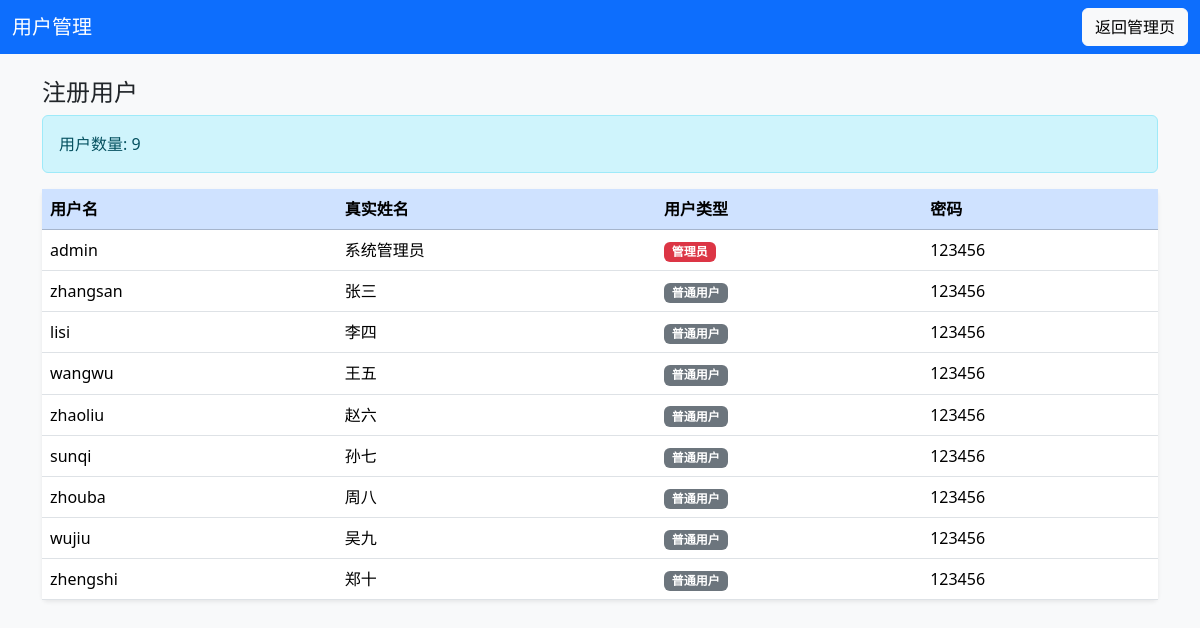
Page /user_manager (signed in) on the committed database.
### tables this page shows
CREATE TABLE users (
        id INTEGER PRIMARY KEY AUTOINCREMENT,
        username TEXT UNIQUE NOT NULL,
        realname TEXT,
        user_type TEXT,
        password TEXT
    );

### routes/user_routes.py (the view)
@router.get("/user_manager", response_class=HTMLResponse)
async def user_manager(
    request: Request,
    user: dict = Depends(login_required),
    db: sqlite3.Connection = Depends(get_db)
):
    c = db.cursor()
    c.execute("SELECT username, realname, user_type, password FROM users")
    users = c.fetchall()
    users_list = []
    for user_row in users:
        users_list.append({
            'username': user_row[0],
            'realname': user_row[1],
            'user_type': user_row[2],
            'password': user_row[3]
        })
    return templates.TemplateResponse("user_manager.html", {
        "request": request,
        "users": users_list,
        "user": user
    })

### templates/user_manager.html (shortened to what this page needs)
<!DOCTYPE html>
<html lang="zh-CN">
<head>
  <link href="https://cdn.jsdelivr.net/npm/bootstrap@5.3.2/dist/css/bootstrap.min.css" rel="stylesheet">
</head>
<body class="bg-light">
  <nav class="navbar navbar-dark bg-primary">
    <div class="container-fluid">
      <span class="navbar-brand mb-0 h1">用户管理</span>
      <a href="/admin" class="btn btn-light">返回管理页</a>
    </div>
  </nav>
  <div class="container mt-4">
    <h4>注册用户</h4>
    <div class="alert alert-info">
      用户数量: {{ users|length }}
    </div>
    <table class="table table-hover bg-white rounded shadow-sm">
      <thead class="table-primary">
        <tr>
          <th>用户名</th>
          <th>真实姓名</th>
          <th>用户类型</th>
          <th>密码</th>
        </tr>
      </thead>
      <tbody>
        {% for u in users %}
        <tr>
          <td>{{ u.username }}</td>
          <td>{{ u.realname }}</td>
          <td>
            {% if u.user_type == 'admin' %}
              <span class="badge bg-danger">管理员</span>
            {% else %}
              <span class="badge bg-secondary">普通用户</span>
            {% endif %}
          </td>
          <td>{{ u.password }}</td>
        </tr>
        {% else %}
        <tr>
          <td colspan="4" class="text-center text-muted">暂无用户数据</td>
        </tr>
        {% endfor %}
      </tbody>
    </table>
  </div>
</body>
</html>

### rows in the picture
users: username "admin", realname "系统管理员", user_type "管理员", password "123456"
users: username "zhangsan", realname "张三", user_type "普通用户", password "123456"
users: username "lisi", realname "李四", user_type "普通用户", password "123456"
users: username "wangwu", realname "王五", user_type "普通用户", password "123456"
users: username "zhaoliu", realname "赵六", user_type "普通用户", password "123456"
users: username "sunqi", realname "孙七", user_type "普通用户", password "123456"
users: username "zhouba", realname "周八", user_type "普通用户", password "123456"
users: username "wujiu", realname "吴九", user_type "普通用户", password "123456"
users: username "zhengshi", realname "郑十", user_type "普通用户", password "123456"

### other values in the picture
{{ users|length }} "9"
